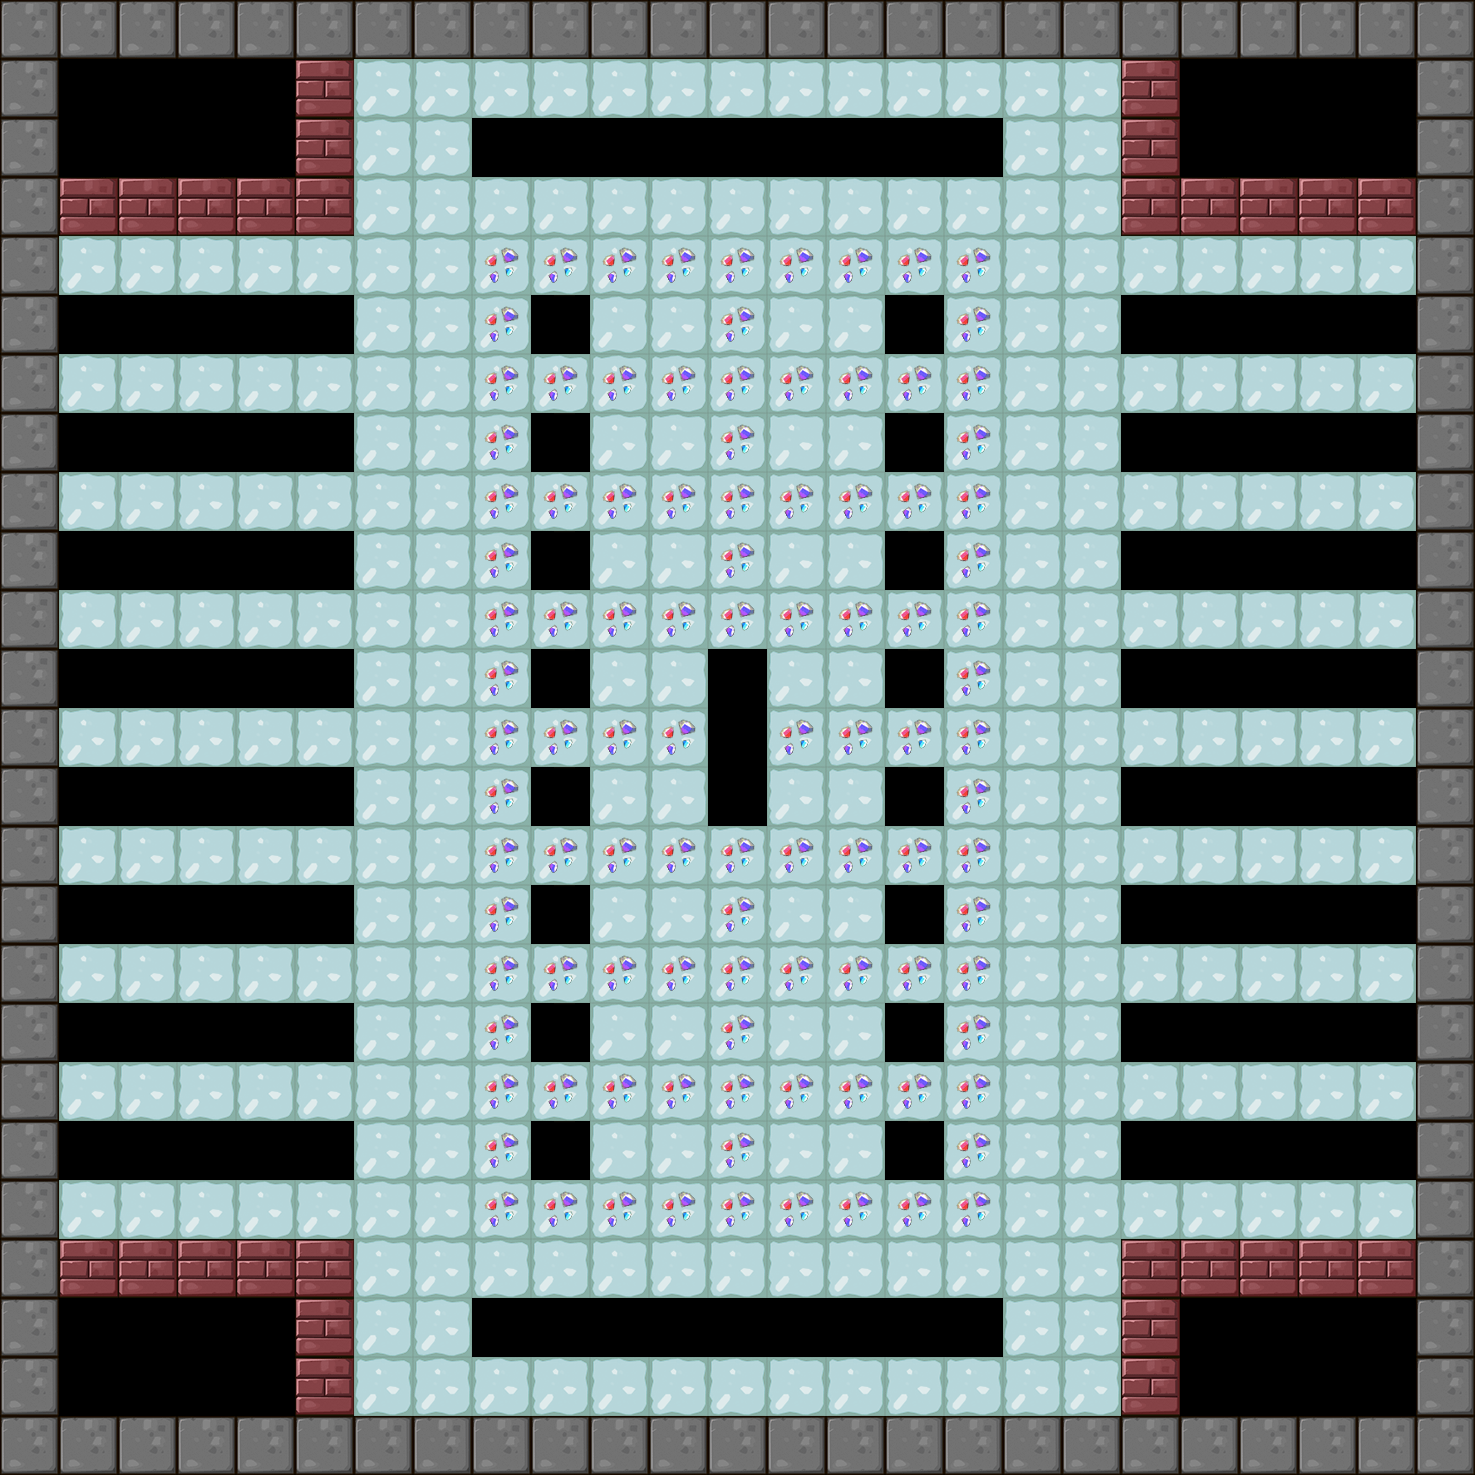

The image is a tile-based game level rendered from a .tmx file. Its description and source (layers, tilesets, objects; grid data summarised) follow:
An orthogonal 25x25 tile map with 59x59 px tiles, 1 tile layer (BackGround) and 17 objects (16x Hammer, Player).

<map version="1.0" orientation="orthogonal" renderorder="right-down" width="25" height="25" tilewidth="59" tileheight="59">
 <tileset firstgid="1" name="itemmap" tilewidth="59" tileheight="59">
  <image source="tileset2.png" trans="ff00ff" width="354" height="354" />
 </tileset>
 <layer name="BackGround" width="25" height="25">
  <data>[625 cells, 544 non-empty, 7 distinct tile ids]</data>
 </layer>
 <objectgroup name="RobotCharacter">
  <object name="Player" x="715.707" y="718.656" width="40" height="40" />
 </objectgroup>
 <objectgroup name="EnemyCharacter">
  <object name="Hammer" type="Hammer" x="62.9697" y="300.854" width="40" height="40" />
  <object name="Hammer" type="Hammer" x="303.194" y="417.262" width="40" height="40" />
  <object name="Hammer" type="Hammer" x="64.4951" y="537.668" width="40" height="40" />
  <object name="Hammer" type="Hammer" x="301.082" y="658.074" width="40" height="40" />
  <object name="Hammer" type="Hammer" x="64.4951" y="778.479" width="40" height="40" />
  <object name="Hammer" type="Hammer" x="298.969" y="894.66" width="40" height="40" />
  <object name="Hammer" type="Hammer" x="64.4951" y="1012.95" width="40" height="40" />
  <object name="Hammer" type="Hammer" x="298.969" y="1129.13" width="40" height="40" />
  <object name="Hammer" type="Hammer" x="1367.83" y="301.082" width="40" height="40" />
  <object name="Hammer" type="Hammer" x="1131.25" y="425.712" width="40" height="40" />
  <object name="Hammer" type="Hammer" x="1366.95" y="542.005" width="40" height="40" />
  <object name="Hammer" type="Hammer" x="1131.36" y="660.298" width="40" height="40" />
  <object name="Hammer" type="Hammer" x="1369.95" y="776.367" width="40" height="40" />
  <object name="Hammer" type="Hammer" x="1127.02" y="894.66" width="40" height="40" />
  <object name="Hammer" type="Hammer" x="1363.61" y="1010.84" width="40" height="40" />
  <object name="Hammer" type="Hammer" x="1129.13" y="1131.25" width="40" height="40" />
 </objectgroup>
</map>
